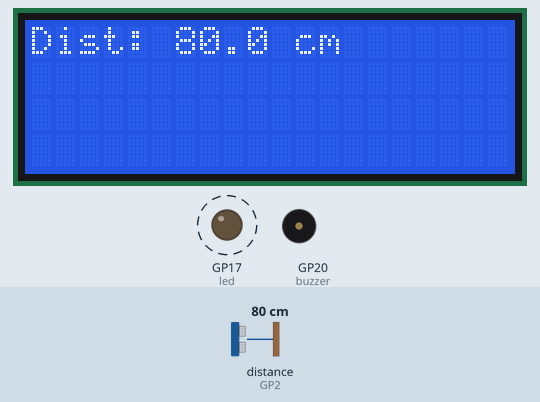
This program was run on a simulated Raspberry Pi Pico running MicroPython. Shown: 20×4 character LCD, output pins drawn as LEDs (lit = HIGH), buzzer (waves = sounding, pin HIGH). Dashed ring = blinking. The inputs (shaded band) are chosen by the test bench; at power-on: distance to the obstacle (sensor on GP2) 80 cm. The echo pulse lasts 58.3 µs per cm; library files of the repository ran but are not shown: pico_i2c_lcd.py; pins used as bus, display or sensor lines are not drawn.

Above: at 1.2 s.
1.3 s: distance to the obstacle (sensor on GP2) set to 11 cm
At 2.5 s:
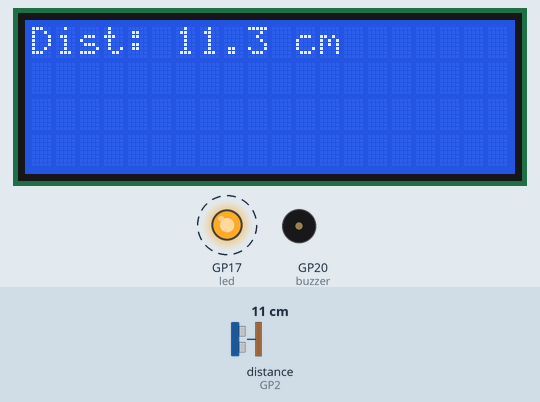
5.4 s: distance to the obstacle (sensor on GP2) set to 8 cm
At 6.39 s:
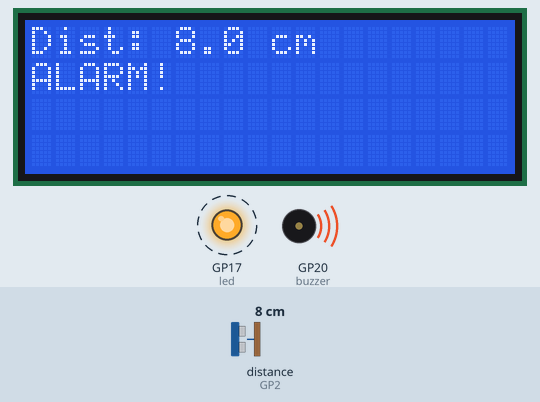
12.2 s: distance to the obstacle (sensor on GP2) set to 2 cm
At 18.1 s:
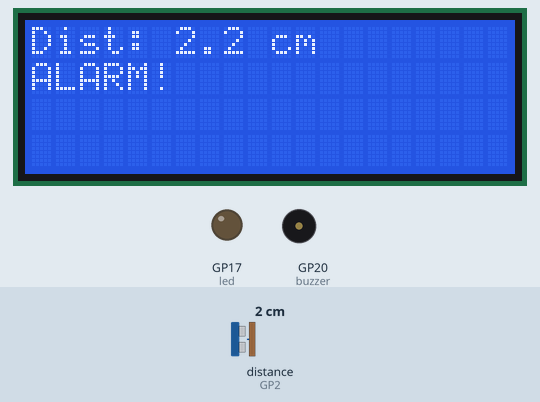
Timing chart, 0 to 20.4 s (numbered marks = the images above; inputs shaded):
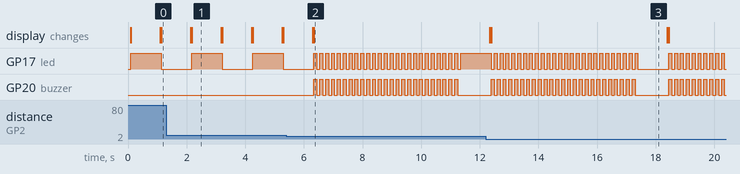

The program:

ultrasonic_lcd.py
```python
from machine import Pin, I2C
import utime
trigger = Pin(3, Pin.OUT)
echo = Pin(2, Pin.IN)
led = machine.Pin(17, machine.Pin.OUT)
buzzer = machine.Pin(20, machine.Pin.OUT)

from pico_i2c_lcd import I2cLcd

i2c = I2C(id=0,scl=Pin(1),sda=Pin(0),freq=100000)
lcd = I2cLcd(i2c, 0x27, 4, 20) # LCD 16x2

def ultra():
    trigger.low()
    utime.sleep_us(2)
    trigger.high()
    utime.sleep_us(5)
    trigger.low()
    while echo.value() == 0:
        signaloff = utime.ticks_us()
    while echo.value() == 1:
        signalon = utime.ticks_us()
    timepassed = signalon - signaloff
    distance = (timepassed * 0.0343) / 2
    lcd.clear()
    lcd.putstr("Dist: "+str(round(distance, 1))+" cm")
    if distance < 10:
        lcd.move_to(0,1)
        lcd.putstr("ALARM!")
        for i in range(50):
            led.toggle()
            buzzer.toggle()
            utime.sleep_ms(100)
while True:
   ultra()
   led.toggle()
   utime.sleep(1)
```

Measured:
- the behaviour switches between 10 and 9 cm on distance to the obstacle (sensor on GP2) (found by bisection; images 1 and 2)
- after the input at 1.3 s, the display: first differs from a run without the input after 0.87 s (image 1)
- after the input at 5.4 s, GP17 (led): alternates HIGH for 0.10 s and LOW for 0.10 s, 50 changes in all, then stays HIGH, starting after 1.0 s; GP20 (buzzer): alternates HIGH for 0.10 s and LOW for 0.10 s, 50 changes in all, then stays LOW, starting after 0.94 s; the display: first differs from a run without the input after 0.94 s (image 2)
- after the input at 12.2 s, the display: first differs from a run without the input after 0.19 s (image 3)
- by itself, GP17 (led): alternates HIGH for 1.0 s and LOW for 1.0 s
- what the display in image 1 shows lasts 1.0 s, from 2.2 s to 3.2 s
